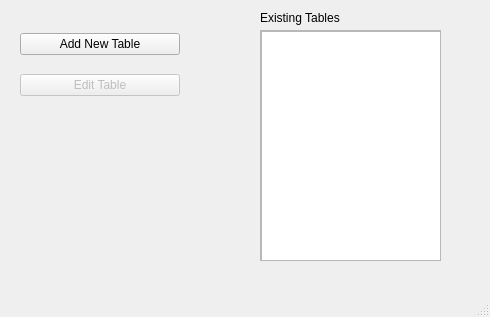
<?xml version="1.0" encoding="UTF-8"?>
<ui version="4.0">
 <class>MainWindow</class>
 <widget class="QMainWindow" name="MainWindow">
  <property name="geometry">
   <rect>
    <x>0</x>
    <y>0</y>
    <width>490</width>
    <height>317</height>
   </rect>
  </property>
  <property name="windowTitle">
   <string>MainWindow</string>
  </property>
  <widget class="QWidget" name="centralwidget">
   <widget class="QWidget" name="verticalLayoutWidget">
    <property name="geometry">
     <rect>
      <x>20</x>
      <y>20</y>
      <width>160</width>
      <height>91</height>
     </rect>
    </property>
    <layout class="QVBoxLayout" name="verticalLayout">
     <item>
      <widget class="QPushButton" name="btn_add_table">
       <property name="text">
        <string>Add New Table</string>
       </property>
      </widget>
     </item>
     <item>
      <widget class="QPushButton" name="btn_edit_table">
       <property name="enabled">
        <bool>false</bool>
       </property>
       <property name="text">
        <string>Edit Table</string>
       </property>
      </widget>
     </item>
    </layout>
   </widget>
   <widget class="QScrollArea" name="scroll_existing_tables">
    <property name="geometry">
     <rect>
      <x>260</x>
      <y>30</y>
      <width>181</width>
      <height>231</height>
     </rect>
    </property>
    <property name="widgetResizable">
     <bool>true</bool>
    </property>
    <widget class="QWidget" name="scrollAreaWidgetContents">
     <property name="geometry">
      <rect>
       <x>0</x>
       <y>0</y>
       <width>179</width>
       <height>229</height>
      </rect>
     </property>
     <widget class="QListWidget" name="list_existing_tables">
      <property name="geometry">
       <rect>
        <x>0</x>
        <y>0</y>
        <width>181</width>
        <height>231</height>
       </rect>
      </property>
     </widget>
    </widget>
   </widget>
   <widget class="QLabel" name="label">
    <property name="geometry">
     <rect>
      <x>260</x>
      <y>10</y>
      <width>131</width>
      <height>16</height>
     </rect>
    </property>
    <property name="text">
     <string>Existing Tables</string>
    </property>
   </widget>
  </widget>
  <widget class="QMenuBar" name="menubar">
   <property name="geometry">
    <rect>
     <x>0</x>
     <y>0</y>
     <width>490</width>
     <height>21</height>
    </rect>
   </property>
  </widget>
  <widget class="QStatusBar" name="statusbar"/>
 </widget>
 <resources/>
 <connections/>
</ui>
